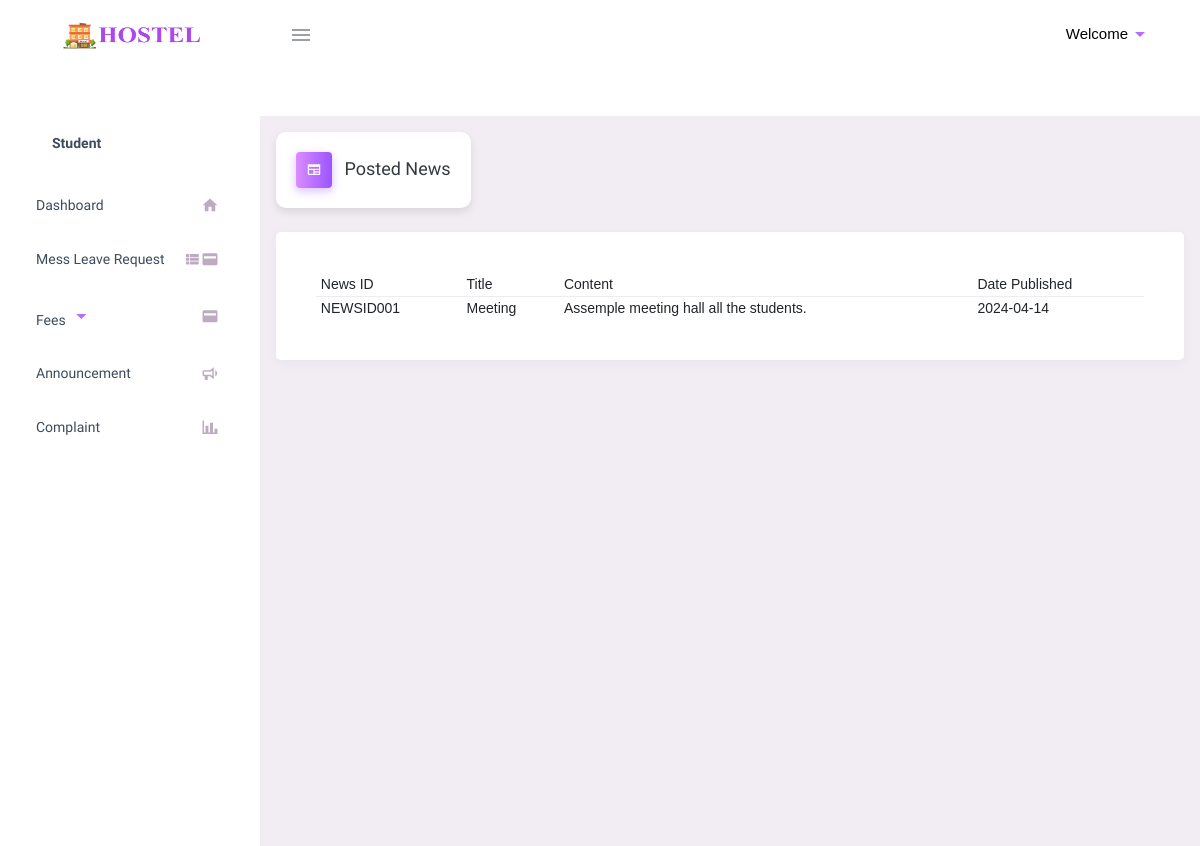
The page /stud/stud_news.php (signed in) on the database its author committed.
### tables this page shows
CREATE TABLE `news` (
  `id` int(11) NOT NULL,
  `news_id` varchar(255) NOT NULL,
  `title` varchar(255) NOT NULL,
  `content` text NOT NULL,
  `date_published` date NOT NULL
);

### stud/stud_news.php (the view, shortened to what this page needs)
<?php
include("../dbconnect.php");
extract($_POST);
$query = "SELECT * FROM news";
$result = mysqli_query($connect, $query);
while ($row = mysqli_fetch_assoc($result)) {
    print_r($row);
}
?>
<!DOCTYPE html>
<html lang="en">
<head>
    <link rel="stylesheet" href="../admin/include/materialdesignicons.min.css">
    <link rel="stylesheet" href="../admin/include/vendor.bundle.base.css">
    <link rel="stylesheet" href="https://cdn.jsdelivr.net/npm/@mdi/font/css/materialdesignicons.min.css">
    <link rel="stylesheet" href="../dist/css/style.min.css">
    <link rel="stylesheet" href="./include/style.css">
    <link rel="stylesheet" href="../admin/include/style.css">
</head>
<body class="">
    <div class="container-scroller">
        <div class="container-scroller">
            <header class="topbar" data-navbarbg="skin6">
                <?php include './stud_navbar.php' ?>
            </header>
            <div class="container-fluid page-body-wrapper pt-0 proBanner-padding-top">
                <div class="navcantainer d-fixed">
                    <?php include './stud_sidebar.php' ?>
                </div>
                <div class="main-panel">
                    <div class="content-wrapper p-3">
                        <div class="page-header">
                            <h3 class="page-title" style="font-family: 'Montserrat Alternates', sans-serif;">
                                <span class="page-title-icon bg-gradient-primary text-white mr-2">
                                    <i class="mdi mdi-newspaper menu-icon"></i>
                                </span> Posted News
                            </h3>
                        </div>
                        <div class="card d-flex justify-content-center align-items-center">
                            <div class="card-body col-12">
                                <div class="col p-0">
                                <form method="post">
    <table class="table table-responsive-xl table-sm">
        <thead>
            <tr>
                <th>News ID</th>
                <th>Title</th>
                <th>Content</th>
                <th>Date Published</th>
            </tr>
        </thead>
        <tbody>
            <?php
            $qry = mysqli_query($connect, "SELECT * FROM news");
            if (mysqli_num_rows($qry) > 0) {
                while ($row = mysqli_fetch_assoc($qry)) {
                    ?>
                    <tr>
                        <td><?php echo $row['news_id']; ?></td>
                        <td><?php echo $row['title']; ?></td>
                        <td><?php echo $row['content']; ?></td>
                        <td><?php echo $row['date_published']; ?></td>
                    </tr>
                <?php
                }
            } else {
                ?>
                <tr>
                    <td colspan="4">No news items found.</td>
                </tr>
            <?php
            }
            ?>
        </tbody>
    </table>
</form>
                                </div>
                            </div>
                        </div>
                    </div>
                </div>
            </div>
        </div>
    </div>
</body>
</html>

### stud/include/style.css (style rules this page uses)
* { margin: 0; padding: 0; box-sizing: border-box; }
body { font-family: 'Inter', sans-serif; }
.page-title, .date, .time { background-color: #fff; box-shadow: 0 4px 8px rgba(0, 0, 0, 0.1); padding: 20px; border-radius: 10px; display: inline-block; }

### rows shown on the page
news: news "NEWSID001", title "Meeting", content "Assemple meeting hall all the students.", date_published "2024-04-14"
